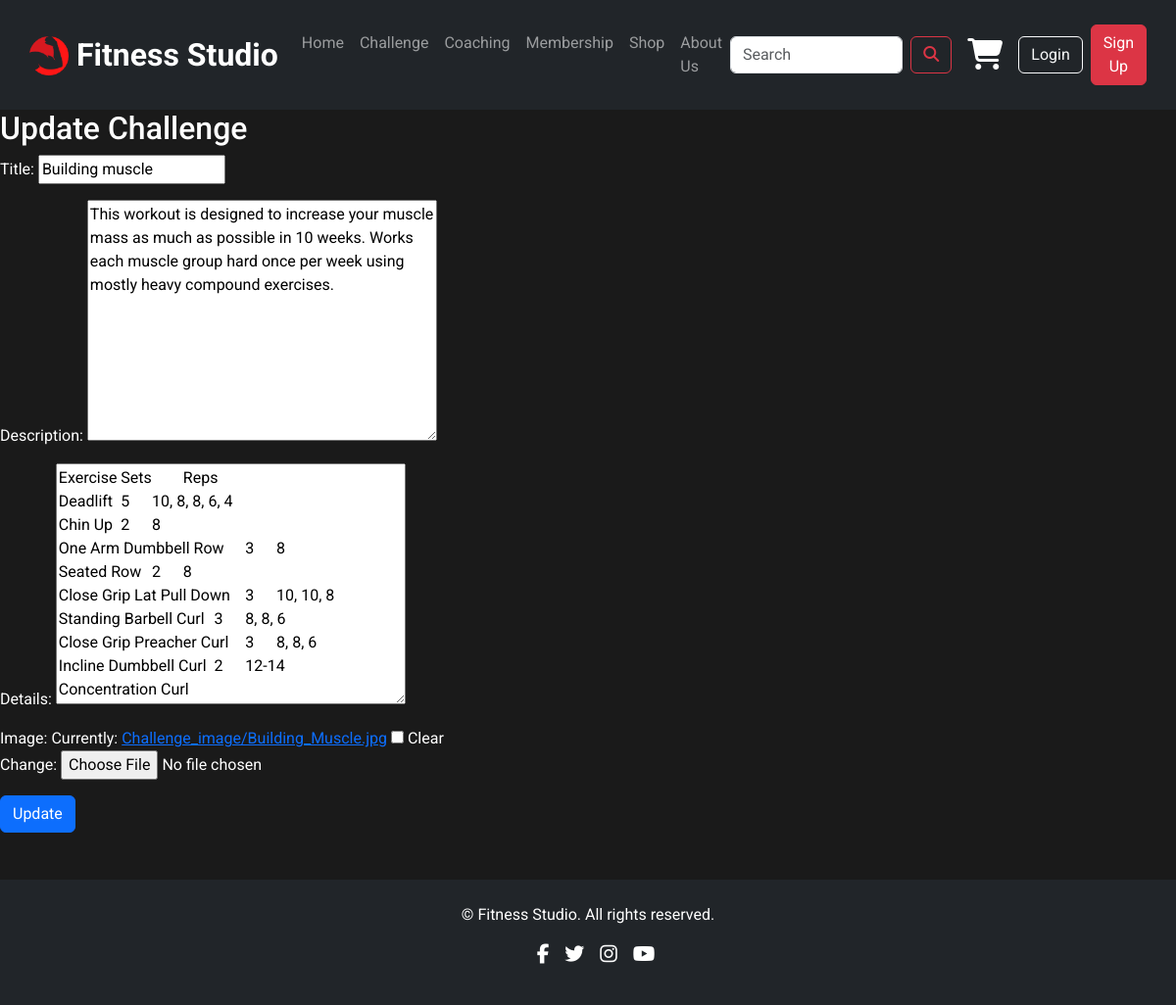
The page /update_challenge/2 on the database its author committed.
### Fitness/models.py (models this page shows, shortened)
class Challenge(models.Model):
    c_id = models.AutoField(primary_key=True)  # Ensure unique ID is auto-generated
    title = models.CharField(max_length=100)
    description = models.TextField()  # Short description for the challenge
    details = models.TextField(null=True, blank=True)
    image = models.ImageField(upload_to='Challenge_image/', blank=True, null=True)

### Fitness/views.py (the view)
# urls.py: path('update_challenge/<str:c_id>', f_views.update_challenge, name='update_challenge'),
def update_challenge(request, c_id):
    challenge = get_object_or_404(Challenge, pk=c_id)
    if request.method == 'POST':
        form = ChallengeForm(request.POST, request.FILES, instance=challenge)
        if form.is_valid():
            form.save()
            return redirect('challenge')  # Replace with the name of your challenge list view
    else:
        form = ChallengeForm(instance=challenge)
    return render(request, 'Fitness/update_challenge.html', {'form': form, 'challenge': challenge})

### Fitness/forms.py
class ChallengeForm(forms.ModelForm):
    class Meta:
        model = Challenge
        fields = ['title', 'description', 'details', 'image']

### templates/Fitness/update_challenge.html (shortened to what this page needs)
{% extends 'base.html' %}
{% load static %}
{% block content %}
<h2>Update Challenge</h2>
<form method="POST" enctype="multipart/form-data">
    {{ form.as_p }}
    <button type="submit" class="btn btn-primary">Update</button>
</form>
{% endblock %}

### templates/base.html (shortened to what this page needs)
<!DOCTYPE html>
<html lang="en">
<head>
    <link href="https://cdn.jsdelivr.net/npm/bootstrap@5.3.0-alpha1/dist/css/bootstrap.min.css" rel="stylesheet">
    <link rel="stylesheet" href="https://cdnjs.cloudflare.com/ajax/libs/font-awesome/6.6.0/css/all.min.css" />
    <link rel="stylesheet" href="https://cdn.jsdelivr.net/npm/bootstrap-icons@1.10.5/font/bootstrap-icons.css">
    {% load static %}
    <link rel="stylesheet" href="{% static 'base.css' %}">
</head>
<body>
<header class="bg-dark py-3">
    <nav class="container navbar navbar-expand-lg navbar-dark">
        <a class="navbar-brand" href="{% url 'index' %}">
            <img src="{% static 'images/logo.png' %}" alt="Fitness Studio Logo" width="40" height="40" class="d-inline-block align-text-top">
            Fitness Studio
        </a>
        <div class="collapse navbar-collapse justify-content-between align-items-center" id="navbarNav">
            <ul class="navbar-nav me-auto mb-2 mb-lg-0">
                <li class="nav-item"><a class="nav-link" href="{% url 'index' %}">Home</a></li>
                <li class="nav-item"><a class="nav-link" href="{% url 'challenge' %}">Challenge</a></li>
                <li class="nav-item"><a class="nav-link" href="{% url 'trainers_list' %}">Coaching</a></li>
                <li class="nav-item"><a class="nav-link" href="{% url 'member' %}">Membership</a></li>
                <li class="nav-item"><a class="nav-link" href="{% url 'products' %}">Shop</a></li>
                <li class="nav-item"><a class="nav-link" href="{% url 'about' %}">About Us</a></li>
            </ul>
            <form class="d-flex me-3" action="" method="get">
                <input class="form-control me-2" type="search" placeholder="Search" aria-label="Search">
                <button class="btn btn-outline-danger" type="submit">
                    <i class="fa-solid fa-magnifying-glass"></i>
                </button>
            </form>
            <div class="d-flex align-items-center">
                <a href="{% url 'view_cart' %}" class="me-3">
                    <i class="fa-solid fa-cart-shopping fa-2x text-white"></i>
                </a>
                {% if user.is_authenticated %}
                <div class="dropdown">
                    <a class="btn btn-outline-light dropdown-toggle" href="#" role="button" id="profileDropdown" data-bs-toggle="dropdown" aria-expanded="false" style="border-radius: 20px; padding: 5px 15px;">
                        <i class="bi bi-person-circle"></i> {{ user.username }}
                    </a>
                    <ul class="dropdown-menu dropdown-menu-end" aria-labelledby="profileDropdown">
                        <li><a class="dropdown-item" href="{% url 'user_profile' %}">View Profile</a></li>
                        <li><a class="dropdown-item" href="#">Settings</a></li>
                        <li><hr class="dropdown-divider"></li>
                        <li><a class="dropdown-item text-danger" href="{% url 'logout' %}">Logout</a></li>
                    </ul>
                </div>
                {% else %}
                <a href="{% url 'login' %}" class="btn btn-outline-light me-2">Login</a>
                <a href="{% url 'signup' %}" class="btn btn-danger">Sign Up</a>
                {% endif %}
            </div>
        </div>
    </nav>
</header>
{% block content %}
{% endblock %}
<footer class="bg-dark text-white py-4 mt-5">
    <div class="container text-center">
        <p class="mb-0">&copy; {{ now.year }} Fitness Studio. All rights reserved.</p>
        <ul class="list-unstyled d-flex justify-content-center mt-3 flex-wrap">
            <li class="ms-3"><a href="#" class="text-white"><i class="fab fa-facebook-f fa-lg"></i></a></li>
            <li class="ms-3"><a href="#" class="text-white"><i class="fab fa-twitter fa-lg"></i></a></li>
            <li class="ms-3"><a href="#" class="text-white"><i class="fab fa-instagram fa-lg"></i></a></li>
            <li class="ms-3"><a href="#" class="text-white"><i class="fab fa-youtube fa-lg"></i></a></li>
        </ul>
    </div>
</footer>
</body>
</html>

### static/base.css (style rules this page uses)
body { font-family: 'Roboto', sans-serif; background-color: #1a1a1a; color: #fff; }
.navbar-brand { font-size: 2rem; font-weight: 700; }
p { color: #fff; }

### rows shown on the page
Challenge: title "Building muscle", description "This workout is designed to increase your muscle mass as much as possible in 10 weeks. Works each muscle group hard once per week using mostly heavy compound exercises.", details "Exercise Sets Reps Deadlift 5 10, 8, 8, 6, 4 Chin Up 2 8 One Arm Dumbbell Row 3 8 Seated Row 2 8 Close Grip Lat Pull Down 3 10, 10, 8 Standing Barbell Curl 3 8, 8, 6 Close Grip Preacher Curl 3 8, 8, 6 Incline Dumbbell Curl 2 12-14 Concentration Curl"
